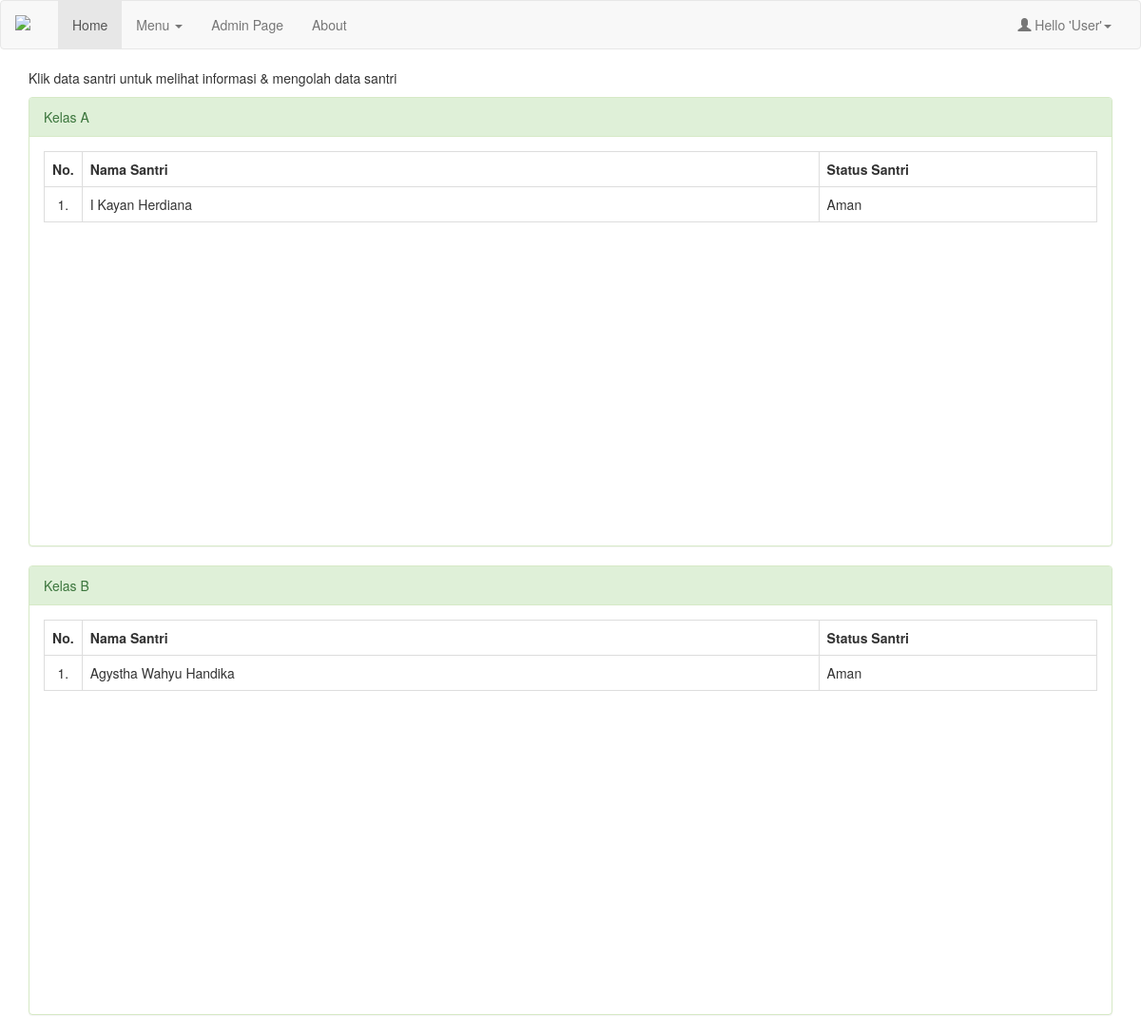
/admin/index.php?m=absensi, run on an earlier commit of the app's database.
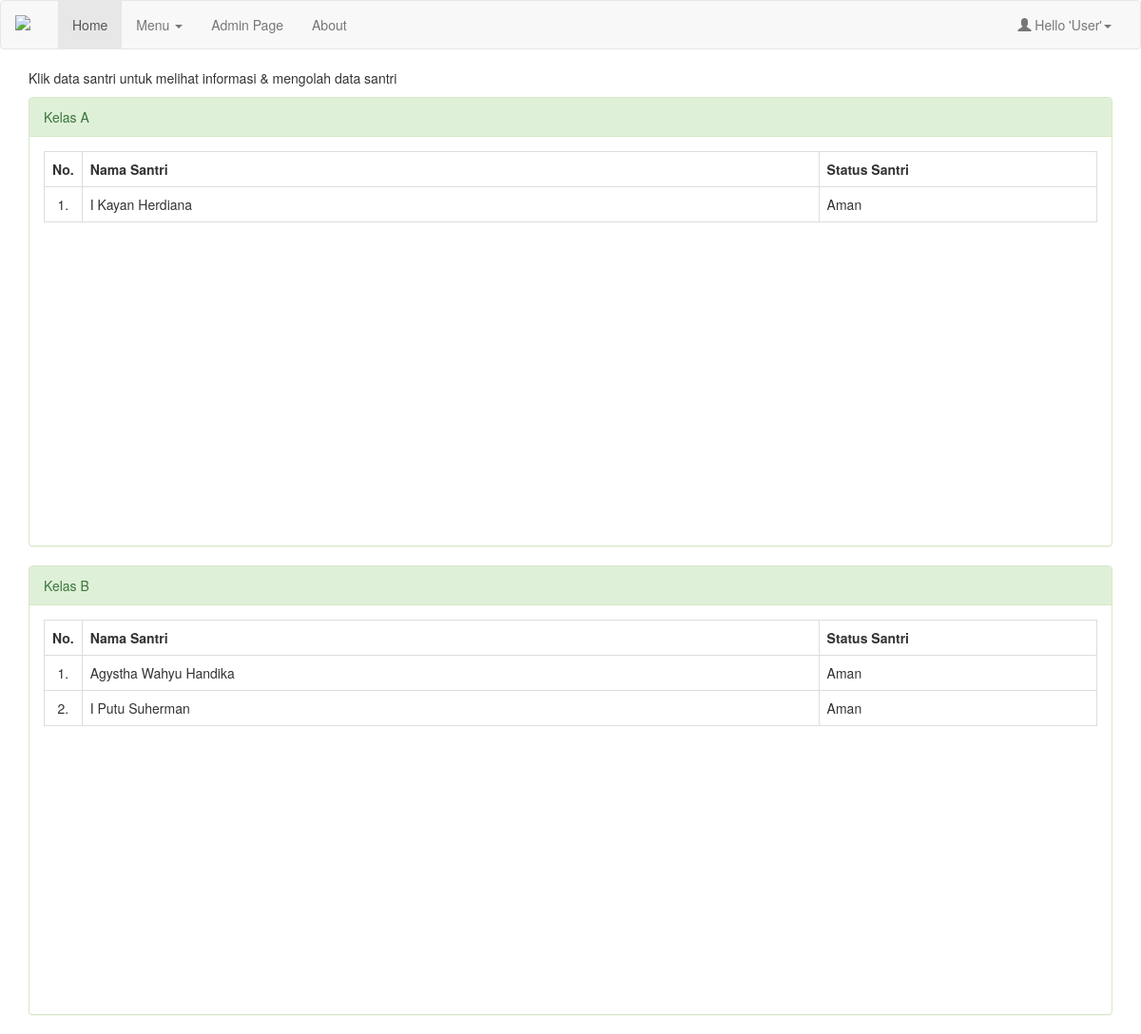
And on a later commit of the database.
### tables this page shows
CREATE TABLE `tbkelas` (
  `IdKelas` int(11) NOT NULL,
  `NamaKelas` varchar(50) NOT NULL,
  `TahunKelas` int(11) NOT NULL,
  `KeteranganKelas` text NOT NULL
);

CREATE TABLE `tbsantri` (
  `IdSantri` int(11) NOT NULL,
  `Nama` varchar(50) NOT NULL,
  `NamaLengkap` varchar(100) NOT NULL,
  `JenisKelamin` int(2) NOT NULL,
  `TempatLahir` varchar(40) NOT NULL,
  `TglLahir` date NOT NULL,
  `AnakKe` int(5) NOT NULL,
  `Dari` int(11) NOT NULL,
  `Bahasa` varchar(40) NOT NULL,
  `KebutuhanKhusus` varchar(30) NOT NULL,
  `SekolahTerakhir` varchar(20) NOT NULL,
  `NamaSekolah` varchar(50) NOT NULL,
  `AlamatSekolah` text NOT NULL,
  `TinggalDengan` varchar(30) NOT NULL,
  `NomorKK` varchar(50) NOT NULL,
  `NamaJalan` text NOT NULL,
  `RT` varchar(50) NOT NULL,
  `RW` varchar(50) NOT NULL,
  `Desa` varchar(50) NOT NULL,
  `Kecamatan` varchar(100) NOT NULL,
  `Kabupaten` varchar(100) NOT NULL,
  `Provinsi` varchar(100) NOT NULL,
  `StatusSantri` varchar(30) NOT NULL,
  `IdProgram` int(11) NOT NULL,
  `IdKelas` int(11) NOT NULL
);

### admin/absensi.php (the view, shortened to what this page needs)
<?php
    $sql = "SELECT * FROM tbkelas";
    $query = mysqli_query($conn, $sql);
?>
<htmL>
    <p>Klik data santri untuk melihat informasi & mengolah data santri</p>
    <?php
        while($data = mysqli_fetch_object($query)) {
    ?>
    <div class="panel panel-success">
        <div class="panel-heading"><?php echo "Kelas ".$data->NamaKelas?></div>
        <div class="panel-body" style="height:430px;overflow-y: auto;">
            <table class="table table-bordered table-hover">
                <tr>
                    <th width="2%" align="center">No. </th>
                    <th align="center">Nama Santri </th>
                    <th align="center">Status Santri</th>
                </tr>
                <?php
                $sql1 = "SELECT * FROM tbsantri WHERE IdKelas = '$data->IdKelas'";
                $query1 = mysqli_query($conn, $sql1);
                $no = 1;
                while ($data1 = mysqli_fetch_object($query1)) {?>
                <tr class="rowHref" data-href="index.php?m=absen_detail&ID=<?php echo $data1->IdSantri?>">
                    <td align="center" width="2%"><?php echo $no++."."?></td>
                    <td width="70%"><?php echo $data1->NamaLengkap?></td>
                    <td><?php echo $data1->StatusSantri?></td>
                </tr>
                <?php } ?>
            </table>
        </div>
    </div>
    <?php } ?>
</htmL>

### admin/index.php (shortened to what this page needs)
<!DOCTYPE html>
<html lang="en">
<head>
    <link href="../assets/css/bootstrap.min.css" rel="stylesheet">
    <link href="../assets/css/style.css" rel="stylesheet">
</head>
<body>
        <nav class="navbar navbar-default">
          <div class="container-fluid">
            <div class="navbar-header">
              <a class="navbar-brand" href="#"><img src="assets/image/component/logo.png" width="30"></a>
            </div>
            <div id="navbar" class="navbar-collapse collapse">
              <ul class="nav navbar-nav">
                <li class="active"><a href="index.php">Home</a></li>
                <li class="dropdown">
                    <a href="#" class="dropdown-toggle" data-toggle="dropdown" role="button" aria-haspopup="true" aria-expanded="false">Menu <span class="caret"></span></a>
                  </li>
                <li><a href="#">Admin Page</a></li>
                <li><a href="#">About</a></li>
              </ul>
              <ul class="nav navbar-nav navbar-right">
                    <li class="dropdown">
                            <a href="#" class="dropdown-toggle" data-toggle="dropdown" role="button" aria-haspopup="true" aria-expanded="false"><span class="glyphicon glyphicon-user"></span>&nbsp;Hello 'User'<span class="caret"></span></a>
                          </li>
              </ul>
            </div>
          </div>
        </nav>
    <div class="container">
      <?php
      include 'config.php';
      $m = $_GET['m'];
      if ($m=='inputdata') {
        include 'daftarsantri.php';
      }elseif ($m=='inputprogram') {
        include 'daftarprogram.php';
      }elseif ($m=='absensi') {
        include 'absensi.php';
      }elseif ($m=='inputkelas') {
        include 'daftarkelas.php';
      }elseif ($m=='absen_detail') {
        include 'absensi_detail.php';
      }else {
        include 'home.php';
      }
      ?>
    </div>
</body>
</html>

What changed in the data, as far as the page shows it:
added tbsantri: NamaLengkap "I Putu Suherman", StatusSantri "Aman", shown under tbkelas (number 2 of 2 on the later page)
